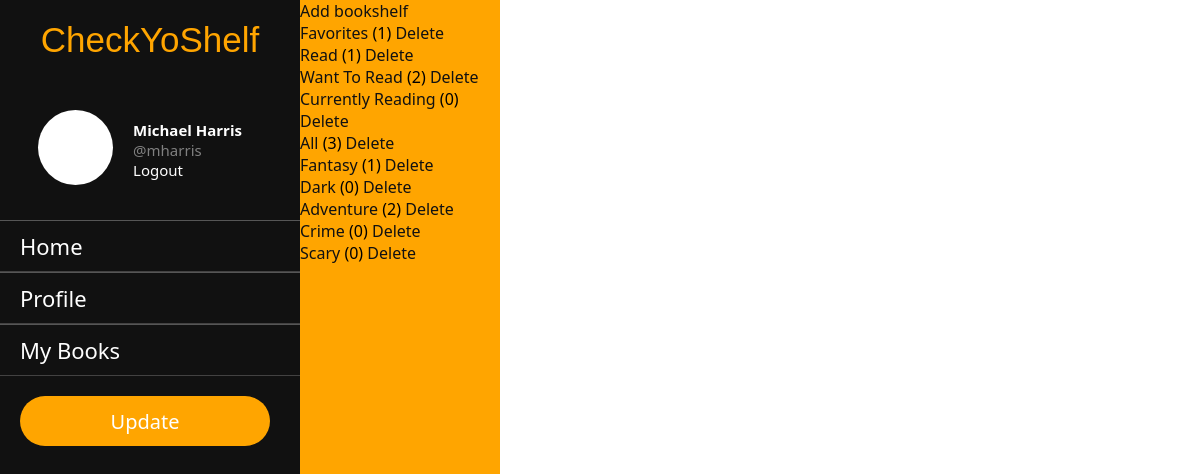
Screenshot of /mharris/bookshelves (signed in) with the database file from the repository.
### app/models.py (models this page shows, shortened)
class Profile(models.Model):
    user = models.OneToOneField(User, on_delete=models.CASCADE, primary_key=True)
    name = models.CharField(max_length=200)
    bio = models.TextField(blank=True)
    followers = []
    following = []

class Bookshelf(models.Model):
    profile = models.ManyToManyField(Profile)
    books = models.ManyToManyField(Book, blank=True, related_name="books")
    name = models.CharField(max_length=200)
    description = models.TextField(blank=True)
    def __str__(self):
        return self.name

### app/views.py (the view)
# urls.py: path("<str:username>/bookshelves", bookshelf_view, name="bookshelves"),
@login_required(login_url="login")
def bookshelf_view(request, username):
    context = {}
    current_user = request.user
    my_profile = Profile.objects.get(user=current_user)
    try:
        user = User.objects.get(username=username)
        profile = Profile.objects.get(user=user)
    except:
        user = None
        profile = None
    bookshelves = Bookshelf.objects.filter(profile=profile)
    bookshelves_count = {}
    for shelf in bookshelves:
        shelf_books = shelf.books.all()
        bookshelves_count[shelf] = shelf_books.count()
    context["current_user"] = current_user
    context["my_profile"] = my_profile
    context["profile"] = profile
    context["bookshelves_count"] = bookshelves_count
    return render(request, "bookshelves.html", context)

### app/templates/bookshelves.html (shortened to what this page needs)
{% extends "base.html" %}  {% block content %}
<div class="bookshelf-nav">
  <a href="{% url "create_bookshelf" profile.user %}">Add bookshelf</a>
  <ul>
    {% for shelf, count in bookshelves_count.items %}
    <li>
      <a href="{% url "books" profile.user shelf %}">{{ shelf }}</a> ({{ count }})
      <a href="{% url "delete_bookshelf" profile.user shelf %}">Delete</a>
    </li>
    {% endfor %}
  </ul>
</div>
{% endblock content %}

### app/templates/base.html (shortened to what this page needs)
{% load static %}
<!DOCTYPE html>
<html lang="en">
  <head>
    <link rel="stylesheet" href="{% static "styles.css" %}">
  </head>
  <body>
    <div class="wrapper">
      <div class="side-nav">
        <div class="logo">
          <p>CheckYoShelf</p>
        </div>
        <div class="profile-section">
          <div class="profile-pic">
            <span></span>
          </div>
          <div class="user-info">
            <p class="name">{{ my_profile.name }}</p>
            <p class="username">@{{ current_user }}</p>
            <a href="{% url "logout" %}">Logout</a>
          </div>
        </div>
        <ul>
          <li><a href="{% url "home" %}">Home</a></li>
          <li><a href="{% url "profile" current_user %}">Profile</a></li>
          <li><a href="{% url "bookshelves" current_user %}">My Books</a></li>
        </ul>
        <div class="btn-container">
          <div class="btn">
            <a href="{% url "make_post" current_user %}">Update</a>
          </div>
        </div>
      </div>
      <div class="main-content">{% block content %}{% endblock content %}</div>
    </div>
  </body>
</html>

### app/static/styles.css (style rules this page uses)
* { margin: 0; padding: 0; list-style: none; text-decoration: none; font-family: 'Segoe UI', Tahoma, Geneva, Verdana, sans-serif; }
.wrapper { display: flex; position: relative; }
.wrapper .side-nav { height: 100%; width: 300px; position: fixed; background-color: #111; }
.wrapper .side-nav .logo { padding: 20px; text-align: center; }
.wrapper .side-nav .logo p { font-size: 35px; font-family: 'Franklin Gothic Medium', 'Arial Narrow', Arial, sans-serif !important; color: orange; }
.wrapper .side-nav .profile-section { display: flex; justify-content: center; align-items: center; padding: 20px; }
.wrapper .side-nav .profile-section .user-info { font-size: 15px; padding: 20px; }
.wrapper .side-nav .profile-section .user-info .name { color: white; font-weight: bold; }
.wrapper .side-nav .profile-section .user-info .username { color: gray; }
.wrapper .side-nav .profile-section .user-info a { color: white; transition: .3s; }
.wrapper .side-nav .profile-section span { height: 75px; width: 75px; background-color: white; display: inline-block; border-radius: 50px; }
.wrapper .side-nav ul li { padding: 10px 10px 10px 20px; border-bottom: 1px solid #434242; border-top: 1px solid #565656; transition: .3s; }
.wrapper .side-nav ul li a { font-size: 22px; color: white; display: block; }
.wrapper .btn-container { padding: 20px; }
.wrapper .btn-container .btn { height: 40px; width: 150px; padding: 5px 50px; background-color: orange; display: flex; justify-content: center; align-items: center; border-radius: 35px; transition: .3s; }
.wrapper .btn-container .btn a { font-size: 20px; font-weight: 500; color: white; display: block; }
.wrapper .main-content { width: 100%; margin-left: 300px; }
::placeholder { color: rgb(186, 124, 8); }
.wrapper .main-content .bookshelf-nav { height: 100%; width: 200px; position: fixed; background-color: orange; }
.wrapper .main-content .bookshelf-nav a { color: #111; }

### rows the page displays
Profile: name "Michael Harris"
Bookshelf: name "Favorites", count "1"
Bookshelf: name "Read", count "1"
Bookshelf: name "Want To Read", count "2"
Bookshelf: name "Currently Reading", count "0"
Bookshelf: name "All", count "3"
Bookshelf: name "Fantasy", count "1"
Bookshelf: name "Dark", count "0"
Bookshelf: name "Adventure", count "2"
Bookshelf: name "Crime", count "0"
Bookshelf: name "Scary", count "0"

### other values shown
{{ current_user }} "mharris"
